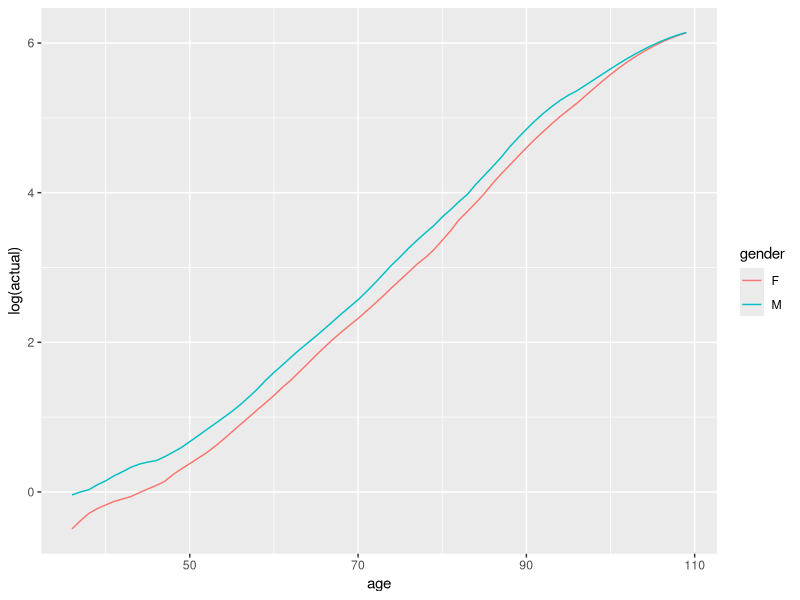
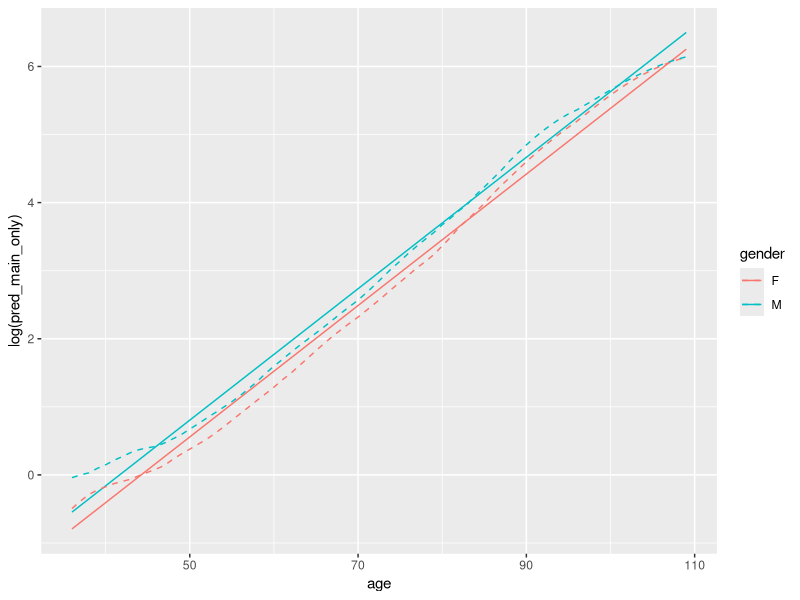
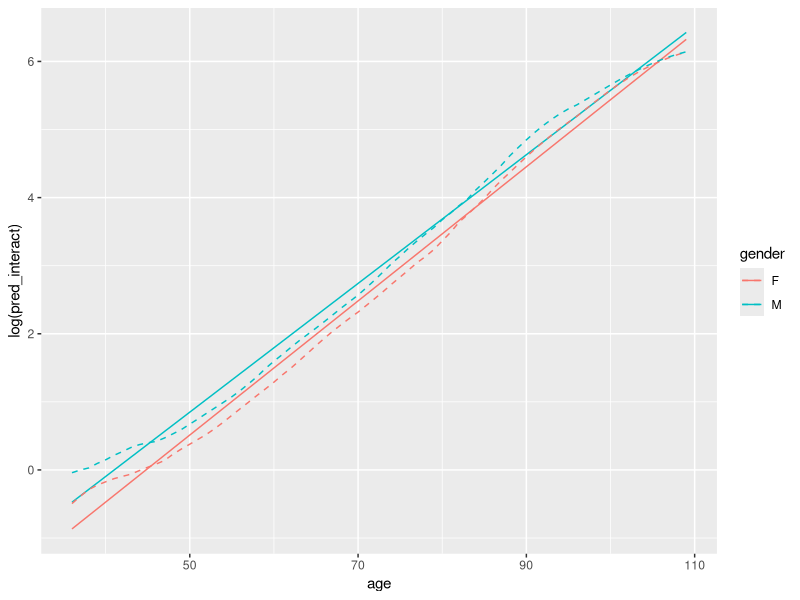

The R source for these figures, in order:
## ---- chunk 1
#CHUNK 1

library(ggplot2)
# Read in some data
intDatf <- read.csv(file = "interactionData.csv")

# If we plot the log of the response variable (actual), we can see that relationship between
#   age and the response is different for males and females
ggplot(intDatf, aes(x = age, y = log(actual), color = gender)) + geom_line()

## ---- chunk 2
#CHUNK 2
glm.main.only <- glm('actual ~ gender + age', intDatf, family = Gamma(link = 'log'))

# The parameter estimates are significant. This will be further discussed later in the module. For now just note that all variables are highly sigficant (p-values extremely small).
summary(glm.main.only)

# First, we add the predctions to the data
intDatf$pred_main_only <- predict(glm.main.only, intDatf, type = 'response')

# Then we compare the predictions from our main effects only model to the actuals
# These lines are parallel because the influence of age (ie the slope) is independent
#   of gender.  Clearly, this differs from the actual relationships.
ggplot(intDatf) +
    geom_line(aes(x = age, y = log(pred_main_only), color = gender)) +
    geom_line(linetype = 2, aes(x = age, y = log(actual), color = gender))
## ---- chunk 3
#CHUNK 3
#Note than when specifiying the interaction term gender*age, the model automatically includes gender and age as main effects
glm.interact <- glm('actual ~ gender*age', intDatf, family = Gamma(link = 'log'))

#The summary shows that the gender:age interaction is signficant.
summary(glm.interact)

# Or calculate the change in AIC between the two models (with and without the interaction). This again indicates the interactions has improved the model (more on AIC later).
AIC(glm.interact) - AIC(glm.main.only)

# Now we can see the slope adjustment introduced by the interaction term
intDatf$pred_interact <- predict(glm.interact, intDatf, type = 'response')

ggplot(intDatf) +
    geom_line(aes(x = age, y = log(pred_interact), color = gender)) +
    geom_line(linetype = 2, aes(x = age, y = log(actual), color = gender))
## ---- chunk 4
# CHUNK 4

Insurance <- read.csv("Insurance.csv")
head(Insurance)

#We see that District is an integer variable, but we want to treat it as a factor.
Insurance$District <- as.factor(Insurance$District)
head(Insurance)
## ---- chunk 5
# CHUNK 5

mod1 <- glm(Claims ~ District + Group + Age, 
            data = Insurance,
            family = poisson)
mod1$coefficients
pred1 <- predict(mod1,type="response")

#Note how an offset is treated as another predictor. Also, because it is treated as a variable, the logarithm should be used as the offset.
mod2 <- glm(Claims ~ District + Group + Age + offset(log(Holders)), 
            data = Insurance, 
            family = poisson)
mod2$coefficients
pred2 <- predict(mod2,type="response")

sse1 <- sum((Insurance$Claims - pred1)^2)
sse2 <- sum((Insurance$Claims - pred2)^2)

sse1
sse2

#As expected, the offset improves the quality of the fit.
## ---- chunk 6
# CHUNK 6
mod3 <- glm(Claims ~ District + Group + Age, 
            data = Insurance,
            family = gaussian)
mod1$coefficients
pred3 <- predict(mod3,type="response")

Insurance$AvgClaims <- Insurance$Claims/Insurance$Holders

mod4 <- glm(AvgClaims ~ District + Group + Age, 
            data = Insurance, 
            family = gaussian)
mod4$coefficients
pred4 <- predict(mod4,type="response")

mod5 <- glm(AvgClaims ~ District + Group + Age, 
            data = Insurance, 
            weights = Holders, 
            family = gaussian)
mod5$coefficients
pred5 <- predict(mod5,type="response")

sse3 <- sum((Insurance$Claims - pred3)^2)
sse4 <- sum((Insurance$Claims - Insurance$Holders*pred4)^2)
sse5 <- sum((Insurance$Claims - Insurance$Holders*pred5)^2)

sse3
sse4
sse5

#Only the third of these is a proper treatment and clearly does the best, but it is not as good as the Poisson model.
